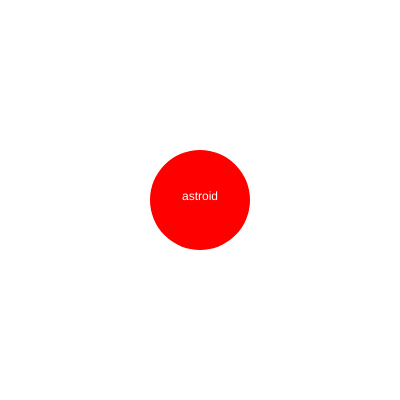
Frame 1 (no input)
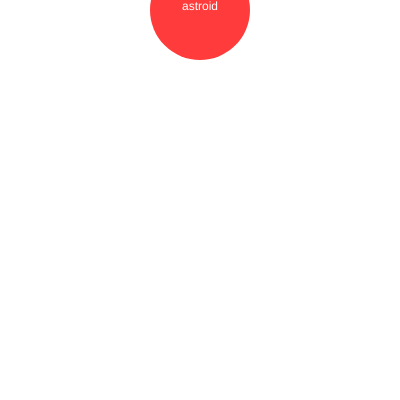
Frame 60 (no input)
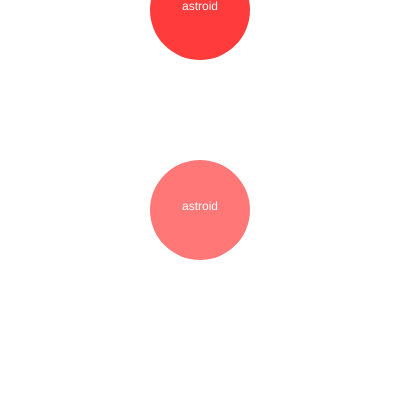
Frame 120 (the mouse pressed at the canvas centre since frame 60)

The p5.js sketch that drew these frames (run headless with seeded random() and noise() and a simulated clock; from frame 60 on, the mouse is pressed at the canvas centre):

// p5.js sketch
// ── sketch.js
class Particle {   //making the cookie cutter
   constructor (pos) {
   this.name = "astroid";
   this.color = "red";
   this.pos = pos; //pos is a p5 vector
   this.speed = 10;
   this.lifespan = 255;
  }
  bounce () {  //this is now a method
    //if particle position has gone outside the bondary
    //of our canvas = reverse speed!
    if (this.pos.y >= height || this.pos.y <= 0) {  //this keeps in on the screen
         this.speed *= -1;
    }
    //add speed to our particle postion
    this.pos.add(new p5.Vector(0, this.speed));
    if (this.lifespan > 0) {
      this.lifespan--;
    }
  }
}

var particles = [];

function setup() {
  // put setup code here

  createCanvas(400, 400);
  particles.push(new Particle(createVector(width/2, height/2)));
}

function draw() {
  // put drawing code here

  background (255);
  for (var i = 0; i < particles.length; i++) {
    var particle = particles[i];
        if (particle.lifespan <= 0) {
              particles.splice(i, 1);
              break;
        }  else {
    var particleColor = lerpColor (color(255), color (particle.color), particle.lifespan / 255);
        fill (particleColor);
        noStroke ();
        ellipse (particle.pos.x, particle.pos.y, 100, 100);

        fill (255); //white text
        textAlign (CENTER);
        text (particle.name, particle.pos.x, particle.pos.y);
        particle.bounce ();
  }
  }
}

function mousePressed () {
  particles.push(new Particle(createVector(width/2, height/2)));
}
